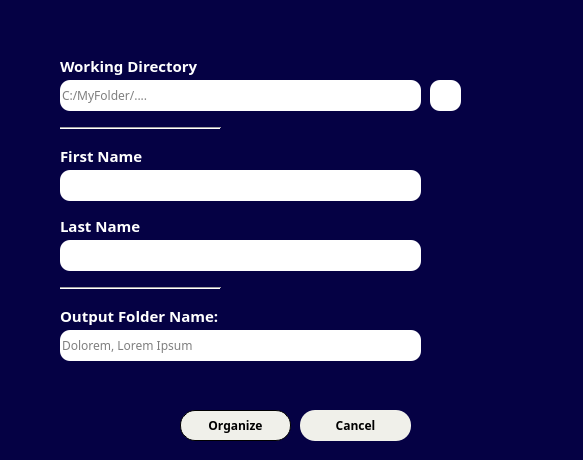
<?xml version="1.0" encoding="UTF-8"?>
<ui version="4.0">
 <class>Dialog</class>
 <widget class="QDialog" name="Dialog">
  <property name="geometry">
   <rect>
    <x>0</x>
    <y>0</y>
    <width>583</width>
    <height>460</height>
   </rect>
  </property>
  <property name="minimumSize">
   <size>
    <width>583</width>
    <height>460</height>
   </size>
  </property>
  <property name="maximumSize">
   <size>
    <width>583</width>
    <height>460</height>
   </size>
  </property>
  <property name="windowTitle">
   <string>Dialog</string>
  </property>
  <property name="windowIcon">
   <iconset resource="../resources.qrc">
    <normaloff>:/images/projectIcon.ico</normaloff>:/images/projectIcon.ico</iconset>
  </property>
  <property name="styleSheet">
   <string notr="true">QDialog{
	background-color:rgb(5,1,68);
}</string>
  </property>
  <widget class="QLabel" name="dirLabel">
   <property name="geometry">
    <rect>
     <x>60</x>
     <y>50</y>
     <width>151</width>
     <height>31</height>
    </rect>
   </property>
   <property name="font">
    <font>
     <family>Rockwell</family>
     <pointsize>11</pointsize>
     <bold>true</bold>
    </font>
   </property>
   <property name="whatsThis">
    <string>&lt;html&gt;&lt;head/&gt;&lt;body&gt;&lt;p&gt;&lt;br/&gt;&lt;/p&gt;&lt;/body&gt;&lt;/html&gt;</string>
   </property>
   <property name="styleSheet">
    <string notr="true">QLabel{
	color:white;
}</string>
   </property>
   <property name="text">
    <string>Working Directory</string>
   </property>
  </widget>
  <widget class="QLineEdit" name="dir">
   <property name="geometry">
    <rect>
     <x>60</x>
     <y>80</y>
     <width>361</width>
     <height>31</height>
    </rect>
   </property>
   <property name="font">
    <font>
     <family>Rockwell</family>
    </font>
   </property>
   <property name="whatsThis">
    <string>&lt;html&gt;&lt;head/&gt;&lt;body&gt;&lt;p&gt;This line input will be the target folder for the file organizing process.&lt;/p&gt;&lt;/body&gt;&lt;/html&gt;</string>
   </property>
   <property name="styleSheet">
    <string notr="true">QLineEdit{
	border:none;
	border-radius:10px;
	color:black;
	background-color:white;
}</string>
   </property>
   <property name="text">
    <string/>
   </property>
   <property name="placeholderText">
    <string>C:/MyFolder/....</string>
   </property>
  </widget>
  <widget class="QPushButton" name="dirSlct">
   <property name="geometry">
    <rect>
     <x>430</x>
     <y>80</y>
     <width>31</width>
     <height>31</height>
    </rect>
   </property>
   <property name="cursor">
    <cursorShape>PointingHandCursor</cursorShape>
   </property>
   <property name="styleSheet">
    <string notr="true">QPushButton{
	background-color:white;
	border-radius:10px;

}</string>
   </property>
   <property name="text">
    <string/>
   </property>
   <property name="icon">
    <iconset resource="../resources.qrc">
     <normaloff>:/images/ui/images/folder-tree-solid-full.svg</normaloff>:/images/ui/images/folder-tree-solid-full.svg</iconset>
   </property>
  </widget>
  <widget class="QLabel" name="fnamelabel">
   <property name="geometry">
    <rect>
     <x>60</x>
     <y>140</y>
     <width>91</width>
     <height>31</height>
    </rect>
   </property>
   <property name="font">
    <font>
     <family>Rockwell</family>
     <pointsize>11</pointsize>
     <bold>true</bold>
    </font>
   </property>
   <property name="whatsThis">
    <string>&lt;html&gt;&lt;head/&gt;&lt;body&gt;&lt;p&gt;&lt;br/&gt;&lt;/p&gt;&lt;/body&gt;&lt;/html&gt;</string>
   </property>
   <property name="styleSheet">
    <string notr="true">QLabel{
	color:white;
}</string>
   </property>
   <property name="text">
    <string>First Name</string>
   </property>
  </widget>
  <widget class="QLineEdit" name="fname">
   <property name="geometry">
    <rect>
     <x>60</x>
     <y>170</y>
     <width>361</width>
     <height>31</height>
    </rect>
   </property>
   <property name="font">
    <font>
     <family>Rockwell</family>
    </font>
   </property>
   <property name="whatsThis">
    <string>&lt;html&gt;&lt;head/&gt;&lt;body&gt;&lt;p&gt;This line input will be the target folder for the file organizing process.&lt;/p&gt;&lt;/body&gt;&lt;/html&gt;</string>
   </property>
   <property name="styleSheet">
    <string notr="true">QLineEdit{
	border:none;
	border-radius:10px;
	color:black;
	background-color:white;
}</string>
   </property>
   <property name="text">
    <string/>
   </property>
   <property name="placeholderText">
    <string/>
   </property>
  </widget>
  <widget class="QLineEdit" name="lname">
   <property name="geometry">
    <rect>
     <x>60</x>
     <y>240</y>
     <width>361</width>
     <height>31</height>
    </rect>
   </property>
   <property name="font">
    <font>
     <family>Rockwell</family>
    </font>
   </property>
   <property name="whatsThis">
    <string>&lt;html&gt;&lt;head/&gt;&lt;body&gt;&lt;p&gt;This line input will be the target folder for the file organizing process.&lt;/p&gt;&lt;/body&gt;&lt;/html&gt;</string>
   </property>
   <property name="styleSheet">
    <string notr="true">QLineEdit{
	border:none;
	border-radius:10px;
	color:black;
	background-color:white;
}</string>
   </property>
   <property name="text">
    <string/>
   </property>
   <property name="placeholderText">
    <string/>
   </property>
  </widget>
  <widget class="QLabel" name="lnamelabel">
   <property name="geometry">
    <rect>
     <x>60</x>
     <y>210</y>
     <width>91</width>
     <height>31</height>
    </rect>
   </property>
   <property name="font">
    <font>
     <family>Rockwell</family>
     <pointsize>11</pointsize>
     <bold>true</bold>
    </font>
   </property>
   <property name="whatsThis">
    <string>&lt;html&gt;&lt;head/&gt;&lt;body&gt;&lt;p&gt;&lt;br/&gt;&lt;/p&gt;&lt;/body&gt;&lt;/html&gt;</string>
   </property>
   <property name="styleSheet">
    <string notr="true">QLabel{
	color:white;
}</string>
   </property>
   <property name="text">
    <string>Last Name</string>
   </property>
  </widget>
  <widget class="QLabel" name="outputlabel">
   <property name="geometry">
    <rect>
     <x>60</x>
     <y>300</y>
     <width>161</width>
     <height>31</height>
    </rect>
   </property>
   <property name="font">
    <font>
     <family>Rockwell</family>
     <pointsize>11</pointsize>
     <bold>true</bold>
    </font>
   </property>
   <property name="whatsThis">
    <string>&lt;html&gt;&lt;head/&gt;&lt;body&gt;&lt;p&gt;&lt;br/&gt;&lt;/p&gt;&lt;/body&gt;&lt;/html&gt;</string>
   </property>
   <property name="styleSheet">
    <string notr="true">QLabel{
	color:white;
}</string>
   </property>
   <property name="text">
    <string>Output Folder Name:</string>
   </property>
  </widget>
  <widget class="Line" name="line">
   <property name="geometry">
    <rect>
     <x>60</x>
     <y>280</y>
     <width>161</width>
     <height>16</height>
    </rect>
   </property>
   <property name="orientation">
    <enum>Qt::Horizontal</enum>
   </property>
  </widget>
  <widget class="Line" name="line_2">
   <property name="geometry">
    <rect>
     <x>60</x>
     <y>120</y>
     <width>161</width>
     <height>16</height>
    </rect>
   </property>
   <property name="orientation">
    <enum>Qt::Horizontal</enum>
   </property>
  </widget>
  <widget class="QPushButton" name="btn2">
   <property name="geometry">
    <rect>
     <x>300</x>
     <y>410</y>
     <width>111</width>
     <height>31</height>
    </rect>
   </property>
   <property name="font">
    <font>
     <family>Rockwell</family>
     <bold>true</bold>
    </font>
   </property>
   <property name="cursor">
    <cursorShape>PointingHandCursor</cursorShape>
   </property>
   <property name="styleSheet">
    <string notr="true">QPushButton{
	background-color:#f0f0ea;
	font-weight:bold;
	border-radius:15px;
	color:black;
}

QPushButton:hover{
	background-color:#d8d8d3;
}</string>
   </property>
   <property name="text">
    <string>Cancel</string>
   </property>
  </widget>
  <widget class="QPushButton" name="btn1">
   <property name="geometry">
    <rect>
     <x>180</x>
     <y>410</y>
     <width>111</width>
     <height>31</height>
    </rect>
   </property>
   <property name="font">
    <font>
     <family>Rockwell</family>
     <bold>true</bold>
    </font>
   </property>
   <property name="cursor">
    <cursorShape>PointingHandCursor</cursorShape>
   </property>
   <property name="styleSheet">
    <string notr="true">QPushButton{
	background-color:#f0f0ea;
	font-weight:bold;
	border: 1px solid black;
	border-radius:15px;
	color: black;
}

QPushButton:hover{
	background-color:#d8d8d3;
}</string>
   </property>
   <property name="text">
    <string>Organize</string>
   </property>
  </widget>
  <widget class="QLineEdit" name="dirName">
   <property name="geometry">
    <rect>
     <x>60</x>
     <y>330</y>
     <width>361</width>
     <height>31</height>
    </rect>
   </property>
   <property name="font">
    <font>
     <family>Rockwell</family>
    </font>
   </property>
   <property name="whatsThis">
    <string>&lt;html&gt;&lt;head/&gt;&lt;body&gt;&lt;p&gt;This line input will be the target folder for the file organizing process.&lt;/p&gt;&lt;/body&gt;&lt;/html&gt;</string>
   </property>
   <property name="styleSheet">
    <string notr="true">QLineEdit{
	border:none;
	border-radius:10px;
	color:black;
	background-color:white;	
}</string>
   </property>
   <property name="text">
    <string/>
   </property>
   <property name="readOnly">
    <bool>true</bool>
   </property>
   <property name="placeholderText">
    <string>Dolorem, Lorem Ipsum</string>
   </property>
  </widget>
 </widget>
 <resources>
  <include location="../resources.qrc"/>
 </resources>
 <connections>
  <connection>
   <sender>btn1</sender>
   <signal>clicked()</signal>
   <receiver>Dialog</receiver>
   <slot>accept()</slot>
   <hints>
    <hint type="sourcelabel">
     <x>235</x>
     <y>425</y>
    </hint>
    <hint type="destinationlabel">
     <x>291</x>
     <y>229</y>
    </hint>
   </hints>
  </connection>
  <connection>
   <sender>btn2</sender>
   <signal>clicked()</signal>
   <receiver>Dialog</receiver>
   <slot>reject()</slot>
   <hints>
    <hint type="sourcelabel">
     <x>355</x>
     <y>425</y>
    </hint>
    <hint type="destinationlabel">
     <x>291</x>
     <y>229</y>
    </hint>
   </hints>
  </connection>
 </connections>
</ui>
